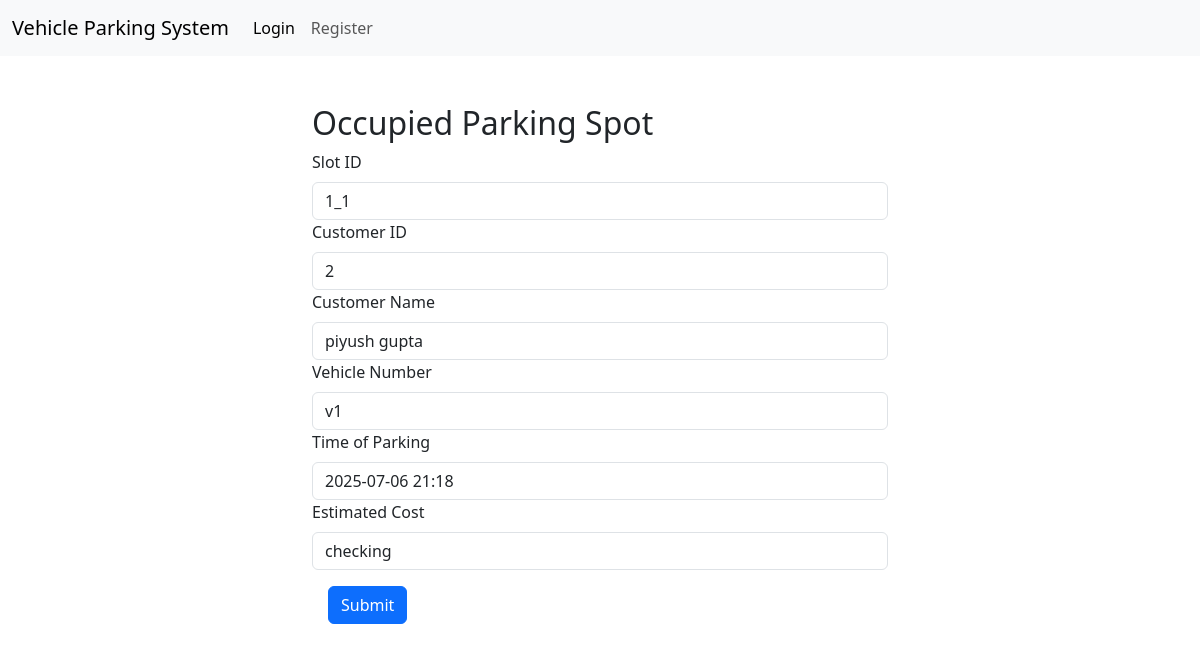
Screenshot of /admin_spot_view/1_1 with the database file from the repository.
### controllers/models.py (models this page shows)
class ParkingSpot(db.Model):
    id = db.Column(db.Integer, primary_key=True, autoincrement=True)
    lot_id = db.Column(db.Integer, db.ForeignKey('parking_lot.id'), nullable=False)
    status = db.Column(db.String(1), nullable=False, default='A')
    spot = db.Column(db.String, nullable=False)

class Reservation(db.Model):
    id = db.Column(db.Integer, primary_key=True, autoincrement=True)
    spot_id = db.Column(db.Integer, db.ForeignKey('parking_spot.spot'), nullable=False)
    user_id = db.Column(db.Integer, db.ForeignKey('user.id'), nullable=False)
    parking_timestamp = db.Column(db.DateTime, nullable=False, default=datetime.utcnow)
    leaving_timestamp = db.Column(db.DateTime, nullable=True)
    parking_cost = db.Column(db.Float, nullable=True)
    vehicle_number = db.Column(db.String(20), nullable=False)
    spot = db.relationship('ParkingSpot', backref='reservations')
    user = db.relationship('User', backref='reservations')

class User(db.Model):
    id = db.Column(db.Integer, primary_key=True, autoincrement=True)
    email = db.Column(db.String(120), unique=True, nullable=False)
    password = db.Column(db.String(200), nullable=False)
    address = db.Column(db.String(200), nullable=True)
    pin_code = db.Column(db.String(20), nullable=True)
    full_name = db.Column(db.String(100), nullable=True)
    phone_number = db.Column(db.String(15), nullable=True)
    roles = db.relationship('Role', secondary='user_role')

### controllers/general_routes.py (the view)
@app.route('/admin_spot_view/<string:spot_id>', methods=['GET'])
def admin_spot_view(spot_id):
    spot = ParkingSpot.query.filter_by(spot=spot_id).first()
    print(spot_id, spot)
    if not spot:
        flash('Parking spot not found.', 'error')
        return redirect(url_for('admin_home'))
    reservation = Reservation.query.filter_by(spot_id=spot.spot).first()
    print(reservation)
    return render_template('admin_spot_view.html', spot=spot, reservation=reservation)

### templates/admin_spot_view.html (shortened to what this page needs)
<!DOCTYPE html>
<html lang="en">
<head>
</head>
{% extends 'index.html' %}
    {% block content %}
    <div class="container-fluid">
        <div class="row justify-content-center">
            <div class="col-6 m-3">
                <h2>Occupied Parking Spot</h2>
                <form method="get" action="/">
                    <div class="mb-1.5">
                        <label for="slot_id" class="form-label">Slot ID</label>
                        <input type="text" class="form-control" id="slot_id" name="slot_id" value="{{ spot.spot }}" readonly>
                    </div>
                    <div class="mb-1.5">
                        <label for="customer_id" class="form-label">Customer ID</label>
                        <input type="text" class="form-control" id="customer_id" name="customer_id" value="{{ reservation.user_id }}" required>
                    </div>
                    <div class="mb-1.5">
                        <label for="customer_name" class="form-label">Customer Name</label>
                        <input type="text" class="form-control" id="customer_name" name="customer_name" value="{{ reservation.user.full_name }}" required>
                    </div>
                    <div class="mb-1.5">
                        <label for="vehicle_number" class="form-label">Vehicle Number</label>
                        <input type="text" class="form-control" id="vehicle_number" name="vehicle_number" value="{{ reservation.vehicle_number }}" required>
                    </div>
                    <div class="mb-1.5">
                        <label for="time_of_parking" class="form-label">Time of Parking</label>
                        <input type="text" class="form-control" id="time_of_parking" name="time_of_parking" value="{{ reservation.parking_timestamp.strftime('%Y-%m-%d %H:%M') }}" required>
                    </div>
                    <div class="mb-1.5">
                        <label for="Estimated Cost" class="form-label">Estimated Cost</label>
                        <input type="text" class="form-control" id="estimated_cost" name="estimated_cost" value="checking" required>
                    </div>
                    <button type="submit" class="btn btn-primary m-3">Submit</button>
                </form>
            </div>
        </div>
    </div>
    {% endblock %}

### rows the page displays
ParkingSpot: slot_id "1_1"
Reservation: customer_id "2", vehicle_number "v1", time_of_parking "2025-07-06 21:18"
User: customer_name "piyush gupta"
